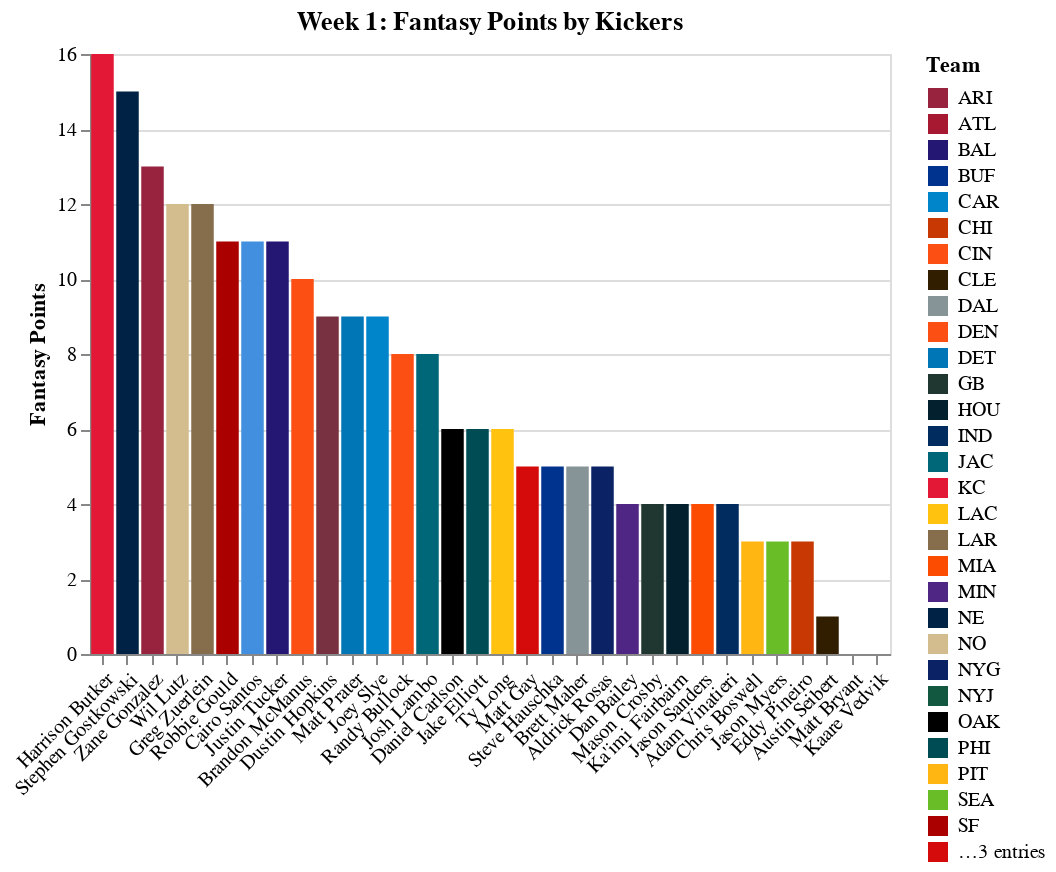

Here is the notebook cell this chart was saved with:
### Code cell
chart

### Figure 1 — Vega-Lite specification as saved in the notebook (floating-point values rounded to 4 significant figures)
{"$schema": "https://vega.github.io/schema/vega-lite/v3.4.0.json", "config": {"background": "white", "mark": {"tooltip": null}, "view": {"height": 300, "width": 400}}, "data": {"name": "data-faf58ba32f28c0e6faaf4ec8e7a95306"}, "datasets": {"data-faf58ba32f28c0e6faaf4ec8e7a95306": [{"EPA": 4, "EPM": 4, "FGA": 4, "FGM": 4, "FGPercentage": "100.0%", "FantasyPoints": 16, "Player": "Harrison Butker", "Team": "KC"}, {"EPA": 3, "EPM": 3, "FGA": 4, "FGM": 4, "FGPercentage": "100.0%", "FantasyPoints": 15, "Player": "Stephen Gostkowski", "Team": "NE"}, {"EPA": 1, "EPM": 1, "FGA": 4, "FGM": 4, "FGPercentage": "100.0%", "FantasyPoints": 13, "Player": "Zane Gonzalez", "Team": "ARI"}, {"EPA": 3, "EPM": 3, "FGA": 4, "FGM": 3, "FGPercentage": "75.0%", "FantasyPoints": 12, "Player": "Wil Lutz", "Team": "NO"}, {"EPA": 3, "EPM": 3, "FGA": 4, "FGM": 3, "FGPercentage": "75.0%", "FantasyPoints": 12, "Player": "Greg Zuerlein", "Team": "LAR"}, {"EPA": 2, "EPM": 2, "FGA": 4, "FGM": 3, "FGPercentage": "75.0%", "FantasyPoints": 11, "Player": "Robbie Gould", "Team": "SF"}, {"EPA": 5, "EPM": 5, "FGA": 2, "FGM": 2, "FGPercentage": "100.0%", "FantasyPoints": 11, "Player": "Cairo Santos", "Team": "TEN"}, {"EPA": 8, "EPM": 8, "FGA": 1, "FGM": 1, "FGPercentage": "100.0%", "FantasyPoints": 11, "Player": "Justin Tucker", "Team": "BAL"}, {"EPA": 1, "EPM": 1, "FGA": 4, "FGM": 3, "FGPercentage": "75.0%", "FantasyPoints": 10, "Player": "Brandon McManus", "Team": "DEN"}, {"EPA": 3, "EPM": 3, "FGA": 2, "FGM": 2, "FGPercentage": "100.0%", "FantasyPoints": 9, "Player": "Dustin Hopkins", "Team": "WAS"}, {"EPA": 3, "EPM": 3, "FGA": 2, "FGM": 2, "FGPercentage": "100.0%", "FantasyPoints": 9, "Player": "Matt Prater", "Team": "DET"}, {"EPA": 3, "EPM": 3, "FGA": 3, "FGM": 2, "FGPercentage": "66.7%", "FantasyPoints": 9, "Player": "Joey Slye", "Team": "CAR"}, {"EPA": 2, "EPM": 2, "FGA": 3, "FGM": 2, "FGPercentage": "66.7%", "FantasyPoints": 8, "Player": "Randy Bullock", "Team": "CIN"}, {"EPA": 2, "EPM": 2, "FGA": 2, "FGM": 2, "FGPercentage": "100.0%", "FantasyPoints": 8, "Player": "Josh Lambo", "Team": "JAC"}, {"EPA": 3, "EPM": 3, "FGA": 1, "FGM": 1, "FGPercentage": "100.0%", "FantasyPoints": 6, "Player": "Daniel Carlson", "Team": "OAK"}, {"EPA": 3, "EPM": 3, "FGA": 1, "FGM": 1, "FGPercentage": "100.0%", "FantasyPoints": 6, "Player": "Jake Elliott", "Team": "PHI"}, {"EPA": 3, "EPM": 3, "FGA": 1, "FGM": 1, "FGPercentage": "100.0%", "FantasyPoints": 6, "Player": "Ty Long", "Team": "LAC"}, {"EPA": 2, "EPM": 2, "FGA": 1, "FGM": 1, "FGPercentage": "100.0%", "FantasyPoints": 5, "Player": "Matt Gay", "Team": "TB"}, {"EPA": 2, "EPM": 2, "FGA": 1, "FGM": 1, "FGPercentage": "100.0%", "FantasyPoints": 5, "Player": "Steve Hauschka", "Team": "BUF"}, {"EPA": 5, "EPM": 5, "FGA": 0, "FGM": 0, "FGPercentage": "0.0%", "FantasyPoints": 5, "Player": "Brett Maher", "Team": "DAL"}, {"EPA": 2, "EPM": 2, "FGA": 1, "FGM": 1, "FGPercentage": "100.0%", "FantasyPoints": 5, "Player": "Aldrick Rosas", "Team": "NYG"}, {"EPA": 4, "EPM": 4, "FGA": 0, "FGM": 0, "FGPercentage": "0.0%", "FantasyPoints": 4, "Player": "Dan Bailey", "Team": "MIN"}, {"EPA": 1, "EPM": 1, "FGA": 1, "FGM": 1, "FGPercentage": "100.0%", "FantasyPoints": 4, "Player": "Mason Crosby", "Team": "GB"}, {"EPA": 4, "EPM": 4, "FGA": 0, "FGM": 0, "FGPercentage": "0.0%", "FantasyPoints": 4, "Player": "Ka'imi Fairbairn", "Team": "HOU"}, {"EPA": 1, "EPM": 1, "FGA": 1, "FGM": 1, "FGPercentage": "100.0%", "FantasyPoints": 4, "Player": "Jason Sanders", "Team": "MIA"}, {"EPA": 2, "EPM": 1, "FGA": 3, "FGM": 1, "FGPercentage": "33.3%", "FantasyPoints": 4, "Player": "Adam Vinatieri", "Team": "IND"}, {"EPA": 0, "EPM": 0, "FGA": 1, "FGM": 1, "FGPercentage": "100.0%", "FantasyPoints": 3, "Player": "Chris Boswell", "Team": "PIT"}, {"EPA": 3, "EPM": 3, "FGA": 0, "FGM": 0, "FGPercentage": "0.0%", "FantasyPoints": 3, "Player": "Jason Myers", "Team": "SEA"}, {"EPA": 0, "EPM": 0, "FGA": 1, "FGM": 1, "FGPercentage": "100.0%", "FantasyPoints": 3, "Player": "Eddy Pineiro", "Team": "CHI"}, {"EPA": 2, "EPM": 1, "FGA": 0, "FGM": 0, "FGPercentage": "0.0%", "FantasyPoints": 1, "Player": "Austin Seibert", "Team": "CLE"}, {"EPA": 0, "EPM": 0, "FGA": 0, "FGM": 0, "FGPercentage": "0.0%", "FantasyPoints": 0, "Player": "Matt Bryant", "Team": "ATL"}, {"EPA": 1, "EPM": 0, "FGA": 1, "FGM": 0, "FGPercentage": "0.0%", "FantasyPoints": 0, "Player": "Kaare Vedvik", "Team": "NYJ"}]}, "encoding": {"color": {"field": "Team", "scale": {"domain": ["ARI", "ATL", "BAL", "BUF", "CAR", "CHI", "CIN", "CLE", "DAL", "DEN", "DET", "GB", "HOU", "IND", "JAC", "KC", "LAC", "LAR", "MIA", "MIN", "NE", "NO", "NYG", "NYJ", "OAK", "PHI", "PIT", "SEA", "SF", "TB", "TEN", "WAS"], "range": ["#97233F", "#A71930", "#241773", "#00338D", "#0085CA", "#C83803", "#FB4F14", "#311D00", "#869397", "#FB4F14", "#0076B6", "#203731", "#03202F", "#002C5F", "#006778", "#E31837", "#FFC20E", "#866D4B", "#FC4C02", "#4F2683", "#002244", "#D3BC8D", "#0B2265", "#125740", "#000000", "#004C54", "#FFB612", "#69BE28", "#AA0000", "#D50A0A", "#418FDE", "#773141"]}, "type": "nominal"}, "x": {"axis": {"labelAngle": -45, "title": ""}, "field": "Player", "sort": {"field": "FantasyPoints", "op": "sum", "order": "descending"}, "type": "nominal"}, "y": {"axis": {"title": "Fantasy Points"}, "field": "FantasyPoints", "type": "quantitative"}}, "mark": "bar", "title": "Week 1: Fantasy Points by Kickers"}
